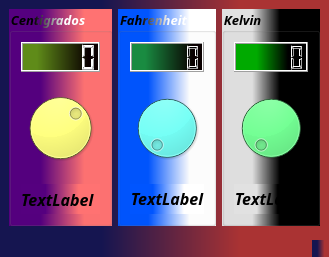
<?xml version="1.0" encoding="UTF-8"?>
<ui version="4.0">
 <class>Termometro</class>
 <widget class="QMainWindow" name="Termometro">
  <property name="geometry">
   <rect>
    <x>0</x>
    <y>0</y>
    <width>326</width>
    <height>257</height>
   </rect>
  </property>
  <property name="windowTitle">
   <string>Termometro</string>
  </property>
  <property name="windowIcon">
   <iconset resource="resulucion.qrc">
    <normaloff>:/incono/recursor/leonardo.png</normaloff>:/incono/recursor/leonardo.png</iconset>
  </property>
  <property name="styleSheet">
   <string notr="true">background-color: qlineargradient(spread:reflect, x1:0, y1:0, x2:1, y2:0, stop:0.308989 rgba(21, 21, 80, 255), stop:0.730337 rgba(170, 51, 51, 255));</string>
  </property>
  <widget class="QWidget" name="centralwidget">
   <layout class="QHBoxLayout" name="horizontalLayout_3">
    <item>
     <layout class="QHBoxLayout" name="horizontalLayout_2">
      <item>
       <widget class="QGroupBox" name="groupBox">
        <property name="font">
         <font>
          <family>Minion Pro Cond</family>
          <pointsize>10</pointsize>
          <weight>75</weight>
          <italic>true</italic>
          <bold>true</bold>
         </font>
        </property>
        <property name="styleSheet">
         <string notr="true">color: qlineargradient(spread:reflect, x1:0, y1:0, x2:1, y2:0, stop:0.308989 rgba(0, 0, 0, 255), stop:0.730337 rgba(255, 255, 255, 255));
background-color: qlineargradient(spread:reflect, x1:0, y1:0, x2:1, y2:0, stop:0.308989 rgba(85, 0, 127, 255), stop:0.730337 rgba(255, 114, 114, 255));</string>
        </property>
        <property name="title">
         <string>Centigrados</string>
        </property>
        <layout class="QVBoxLayout" name="verticalLayout_4">
         <item>
          <widget class="QLCDNumber" name="outCent">
           <property name="styleSheet">
            <string notr="true">background-color: rgb(255, 255, 0);
background-color: qlineargradient(spread:reflect, x1:0, y1:0, x2:1, y2:0, stop:0.202247 rgba(95, 139, 25, 255), stop:0.853933 rgba(10, 0, 0, 255));
border-color: rgb(85, 255, 0);
color: rgb(255, 255, 255);</string>
           </property>
          </widget>
         </item>
         <item>
          <widget class="QDial" name="cmdCent">
           <property name="styleSheet">
            <string notr="true">background-color: qradialgradient(spread:pad, cx:0.5, cy:0.5, radius:0.5, fx:0.5, fy:0.5, stop:0 rgba(255, 0, 0, 255), stop:0.1 rgba(255, 255, 255, 255), stop:0.2 rgba(255, 176, 176, 167), stop:0.3 rgba(255, 151, 151, 92), stop:0.4 rgba(255, 125, 125, 51), stop:0.5 rgba(255, 76, 76, 205), stop:0.52 rgba(255, 76, 76, 205), stop:0.6 rgba(255, 180, 180, 84), stop:1 rgba(255, 255, 255, 0));
background-color: rgb(255, 255, 127);</string>
           </property>
           <property name="minimum">
            <number>-400</number>
           </property>
           <property name="maximum">
            <number>210</number>
           </property>
          </widget>
         </item>
         <item>
          <widget class="QLabel" name="label">
           <property name="font">
            <font>
             <family>Minion Pro Cond</family>
             <pointsize>12</pointsize>
             <weight>75</weight>
             <italic>true</italic>
             <bold>true</bold>
            </font>
           </property>
           <property name="styleSheet">
            <string notr="true">color: qlineargradient(spread:reflect, x1:0, y1:0, x2:1, y2:0, stop:0.308989 rgba(0, 0, 0, 255), stop:0.730337 rgba(255, 255, 255, 255));
color: rgb(0, 0, 0);</string>
           </property>
           <property name="text">
            <string>TextLabel</string>
           </property>
          </widget>
         </item>
        </layout>
       </widget>
      </item>
     </layout>
    </item>
    <item>
     <layout class="QHBoxLayout" name="horizontalLayout_4">
      <item>
       <widget class="QGroupBox" name="groupBox_2">
        <property name="font">
         <font>
          <family>Minion Pro Cond</family>
          <pointsize>10</pointsize>
          <weight>75</weight>
          <italic>true</italic>
          <bold>true</bold>
         </font>
        </property>
        <property name="styleSheet">
         <string notr="true">color: qlineargradient(spread:reflect, x1:0, y1:0, x2:1, y2:0, stop:0.202247 rgba(139, 25, 25, 255), stop:0.707865 rgba(10, 0, 0, 255));
background-color: qlineargradient(spread:reflect, x1:0, y1:0, x2:1, y2:0, stop:0.308989 rgba(0, 85, 255, 255), stop:0.730337 rgba(255, 255, 255, 255));
color: qlineargradient(spread:reflect, x1:0, y1:0, x2:1, y2:0, stop:0.308989 rgba(0, 0, 0, 255), stop:0.730337 rgba(255, 255, 255, 255));</string>
        </property>
        <property name="title">
         <string>Fahrenheit</string>
        </property>
        <layout class="QVBoxLayout" name="verticalLayout_3">
         <item>
          <widget class="QLCDNumber" name="outFahr">
           <property name="font">
            <font>
             <family>MS Serif</family>
            </font>
           </property>
           <property name="styleSheet">
            <string notr="true">background-color: rgb(170, 0, 255);
background-color: qlineargradient(spread:reflect, x1:0, y1:0, x2:1, y2:0, stop:0.202247 rgba(25, 139, 65, 255), stop:0.853933 rgba(10, 0, 0, 255));</string>
           </property>
          </widget>
         </item>
         <item>
          <widget class="QDial" name="cmdFahr">
           <property name="styleSheet">
            <string notr="true">background-color: rgb(117, 255, 246);</string>
           </property>
           <property name="maximum">
            <number>400</number>
           </property>
          </widget>
         </item>
         <item>
          <widget class="QLabel" name="label_2">
           <property name="font">
            <font>
             <family>Minion Pro Cond</family>
             <pointsize>11</pointsize>
             <weight>75</weight>
             <italic>true</italic>
             <bold>true</bold>
            </font>
           </property>
           <property name="focusPolicy">
            <enum>Qt::NoFocus</enum>
           </property>
           <property name="layoutDirection">
            <enum>Qt::LeftToRight</enum>
           </property>
           <property name="styleSheet">
            <string notr="true">color: rgb(0, 0, 0);</string>
           </property>
           <property name="text">
            <string>&lt;html&gt;&lt;head/&gt;&lt;body&gt;&lt;p align=&quot;center&quot;&gt;&lt;span style=&quot; font-size:12pt; font-weight:600;&quot;&gt;TextLabel&lt;/span&gt;&lt;/p&gt;&lt;/body&gt;&lt;/html&gt;</string>
           </property>
          </widget>
         </item>
        </layout>
       </widget>
      </item>
     </layout>
    </item>
    <item>
     <layout class="QVBoxLayout" name="verticalLayout">
      <item>
       <widget class="QGroupBox" name="groupBox_3">
        <property name="font">
         <font>
          <family>Minion Pro Cond</family>
          <pointsize>10</pointsize>
          <weight>75</weight>
          <italic>true</italic>
          <bold>true</bold>
         </font>
        </property>
        <property name="styleSheet">
         <string notr="true">background-color: qlineargradient(spread:reflect, x1:0, y1:0, x2:1, y2:0, stop:0.308989 rgba(0, 0, 0, 255), stop:0.730337 rgba(255, 255, 255, 255));
background-color: qlineargradient(spread:reflect, x1:0, y1:0, x2:1, y2:0, stop:0.308989 rgba(225, 225, 225, 255), stop:0.589888 rgba(0, 0, 0, 255));</string>
        </property>
        <property name="title">
         <string>Kelvin</string>
        </property>
        <layout class="QVBoxLayout" name="verticalLayout_2">
         <item>
          <widget class="QLCDNumber" name="outKelvi">
           <property name="styleSheet">
            <string notr="true">background-color: qlineargradient(spread:reflect, x1:0, y1:0, x2:1, y2:0, stop:0.308989 rgba(0, 170, 0, 255), stop:0.730337 rgba(0, 0, 0, 255));</string>
           </property>
          </widget>
         </item>
         <item>
          <widget class="QDial" name="cmdKelvi">
           <property name="styleSheet">
            <string notr="true">background-color: rgb(85, 255, 127);</string>
           </property>
           <property name="minimum">
            <number>0</number>
           </property>
           <property name="maximum">
            <number>500</number>
           </property>
          </widget>
         </item>
         <item>
          <widget class="QLabel" name="label_3">
           <property name="font">
            <font>
             <family>Minion Pro Cond</family>
             <pointsize>12</pointsize>
             <weight>75</weight>
             <italic>true</italic>
             <bold>true</bold>
            </font>
           </property>
           <property name="styleSheet">
            <string notr="true">color: rgb(0, 0, 0);</string>
           </property>
           <property name="text">
            <string>&lt;html&gt;&lt;head/&gt;&lt;body&gt;&lt;p align=&quot;center&quot;&gt;&lt;span style=&quot; font-size:12pt; font-weight:600;&quot;&gt;TextLabel&lt;/span&gt;&lt;/p&gt;&lt;/body&gt;&lt;/html&gt;</string>
           </property>
          </widget>
         </item>
        </layout>
       </widget>
      </item>
     </layout>
    </item>
   </layout>
  </widget>
  <widget class="QMenuBar" name="menubar">
   <property name="geometry">
    <rect>
     <x>0</x>
     <y>0</y>
     <width>326</width>
     <height>21</height>
    </rect>
   </property>
  </widget>
  <widget class="QStatusBar" name="statusbar"/>
 </widget>
 <tabstops>
  <tabstop>cmdFahr</tabstop>
  <tabstop>cmdCent</tabstop>
 </tabstops>
 <resources>
  <include location="resulucion.qrc"/>
 </resources>
 <connections>
  <connection>
   <sender>cmdCent</sender>
   <signal>valueChanged(int)</signal>
   <receiver>outCent</receiver>
   <slot>display(int)</slot>
   <hints>
    <hint type="sourcelabel">
     <x>87</x>
     <y>169</y>
    </hint>
    <hint type="destinationlabel">
     <x>87</x>
     <y>86</y>
    </hint>
   </hints>
  </connection>
  <connection>
   <sender>cmdFahr</sender>
   <signal>valueChanged(int)</signal>
   <receiver>outFahr</receiver>
   <slot>display(int)</slot>
   <hints>
    <hint type="sourcelabel">
     <x>249</x>
     <y>169</y>
    </hint>
    <hint type="destinationlabel">
     <x>249</x>
     <y>86</y>
    </hint>
   </hints>
  </connection>
  <connection>
   <sender>cmdKelvi</sender>
   <signal>valueChanged(int)</signal>
   <receiver>outKelvi</receiver>
   <slot>display(int)</slot>
   <hints>
    <hint type="sourcelabel">
     <x>301</x>
     <y>148</y>
    </hint>
    <hint type="destinationlabel">
     <x>301</x>
     <y>76</y>
    </hint>
   </hints>
  </connection>
 </connections>
</ui>
